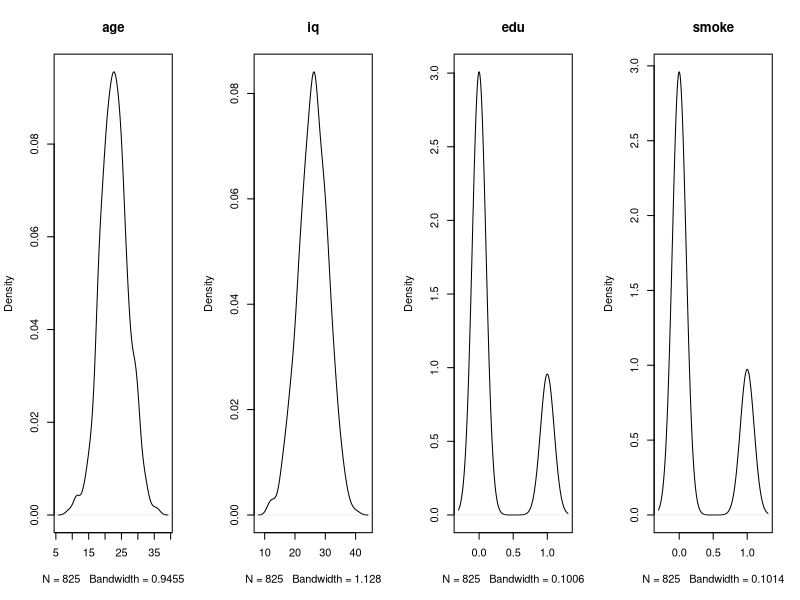
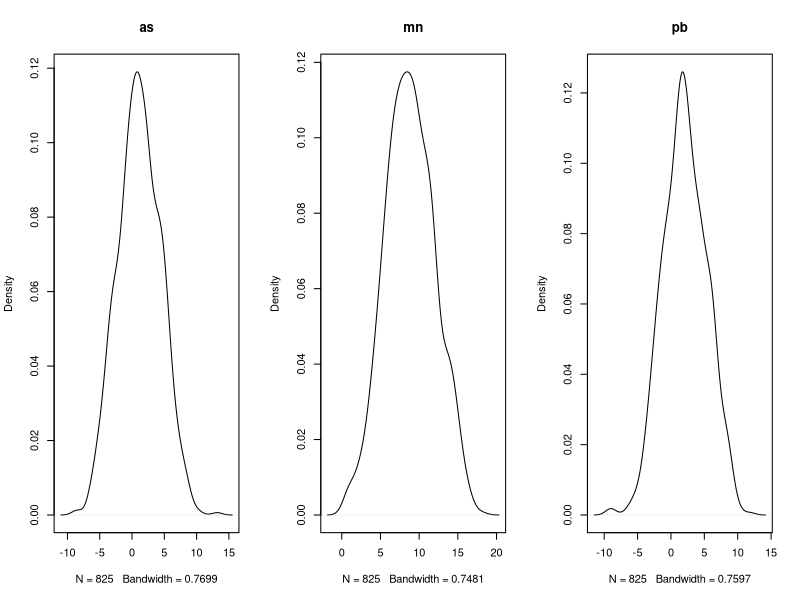
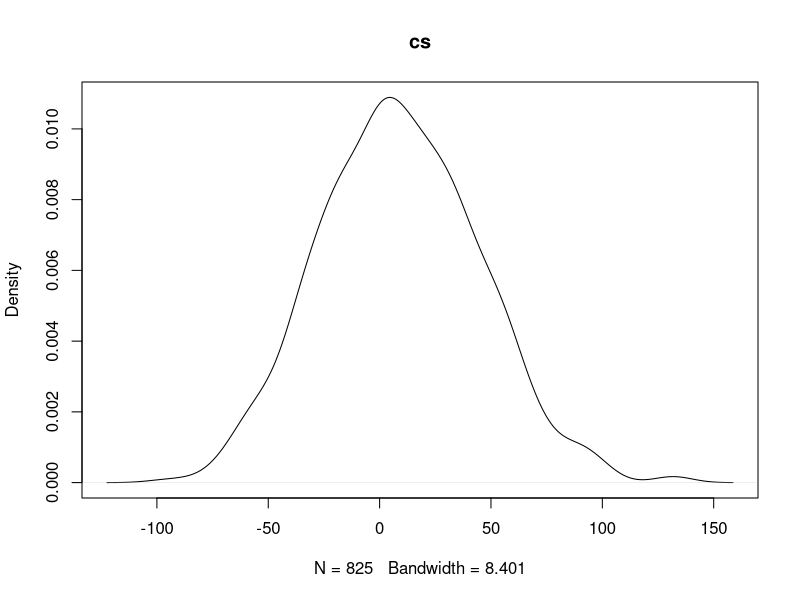

Write R code to recreate these figures, in order.
## ---- chunk 1
library(tidyverse)
library(MASS)
#sample size
size = 825
nsim = 100
nboost = 100
set.seed(1234)
## ---- chunk 2

## ---- chunk 3
#confoundings
age = rnorm(825,22.9,4.2)
iq = rnorm(825,26,5)
edu = rbinom(825,1,0.24)
smoke = rbinom(825,1,0.24)

#exposure
#coefficients for three mental
as.beta = c(1,0.3,2,5,8)/50
mn.beta = c(8,9,0.2,3,4)/25
pb.beta = c(0.5,7,2,4,9)/100
beta = data.frame(as.beta,mn.beta,pb.beta) %>% t()
colnames(beta) = c('beta0','beta_age','beta_iq','beta_edu','beta_smoke')
beta 

#calculate the average of confounding 
avg.c = c(1,mean(age),mean(iq),mean(edu),mean(smoke)) 
#calculate the mean exposure
mu = c(sum(avg.c*as.beta),sum(avg.c*mn.beta),sum(avg.c*pb.beta)) %>% as.vector()
names(mu) = c('as','mn','pb')
mu
#variance
corr = matrix(data = c(1,0.59,0.29,0.59,1,0.53,0.29,0.53,1),ncol =3,nrow = 3)
#var of As,Mn,Pb is 2.2,2.6,1.9
var = corr*2.2*2.6*1.9
z = mvrnorm(size,mu,Sigma = var)
as = z[,1]
mn = z[,2]
pb = z[,3]

#outcome
#coef 
coef = c(0.4,1,2.5,0.59,0.31,5.4,2.8,1.8)/3
avg.ec= c(1,mean(as),mean(mn),mean(pb),mean(age),mean(iq),mean(edu),mean(smoke)) 
avg.cs = sum(coef*avg.ec)
names(avg.cs) = "average CS"
avg.cs
#generate the outcome
cs = rnorm(825,avg.ec,35)
## ---- chunk 4
#package all into a df
data = data.frame(as,mn,pb,age,iq,edu,smoke,cs)
##write.csv(data,file = 'simulation.csv',row.names = FALSE)
conf = colnames(data)[4:7]
exp = colnames(data)[1:3]

#plot distribuctions of Confoundings
par(mfrow=c(1,length(conf)))
for(i in 1:length(conf)){
  plot(density(data[,conf[i]]),main = conf[i] )
}

#plot distribuctions of Exposure
par(mfrow=c(1,length(exp)))
for(i in 1:length(exp)){
  plot(density(data[,exp[i]]),main = exp[i] )
}
par(mfrow=c(1,1))
plot(density(cs),main = 'cs')
